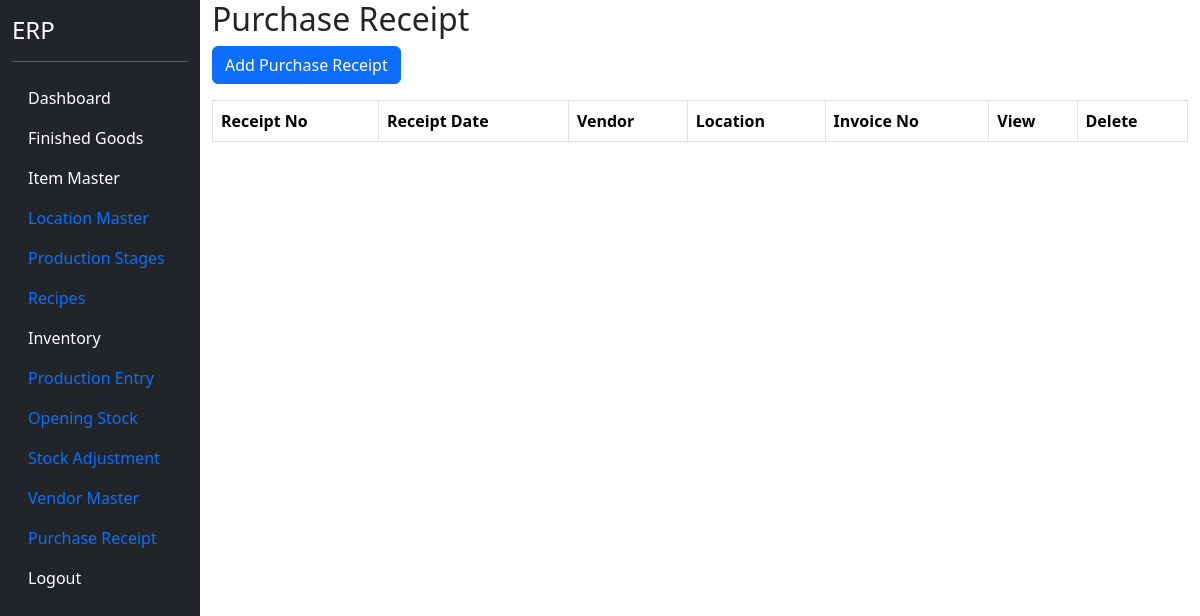
Page /purchase-receipt (signed in) on the earlier database version.
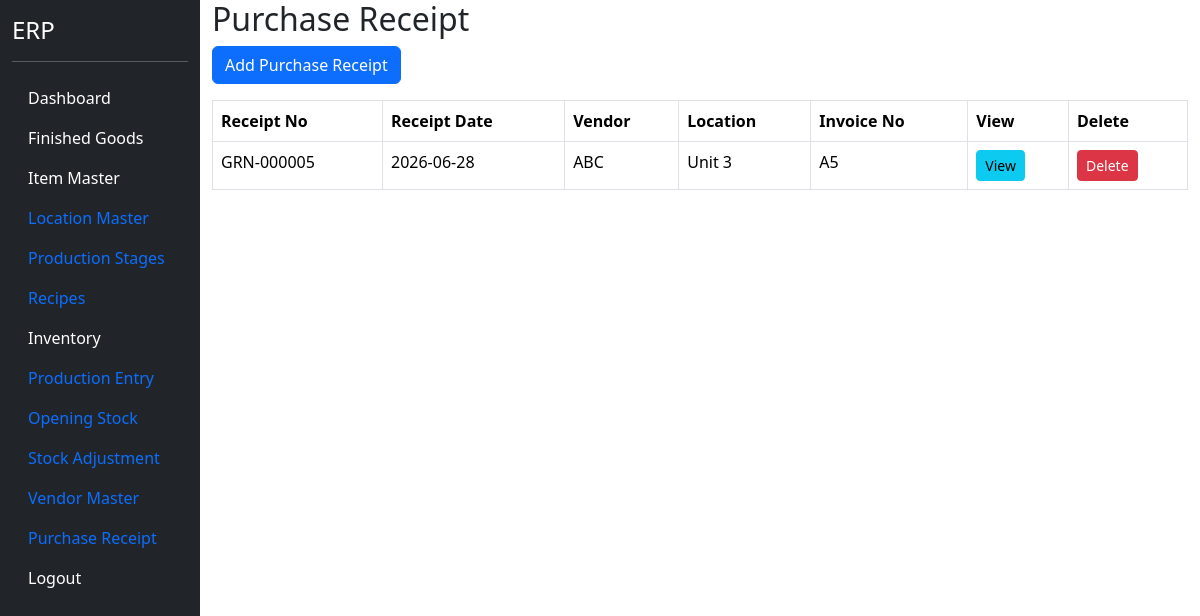
Same page on the later database version.
### models.py (models this page shows)
class PurchaseReceiptHeader(db.Model):
    __tablename__ = "purchase_receipt_header"
    id = db.Column(
        db.Integer,
        primary_key=True
    )
    receipt_date = db.Column(
        db.Date,
        nullable=False
    )
    vendor_id = db.Column(
        db.Integer,
        db.ForeignKey("vendor_master.id"),
        nullable=False
    )
    location_id = db.Column(
        db.Integer,
        db.ForeignKey("location_master.id"),
        nullable=False
    )
    invoice_no = db.Column(
        db.String(100)
    )
    invoice_date = db.Column(
        db.Date
    )
    remarks = db.Column(
        db.String(500)
    )
    vendor = db.relationship(
        "VendorMaster"
    )
    location = db.relationship(
        "LocationMaster"
    )
    basic_amount = db.Column(
    db.Float,
    default=0
    )
    gst_amount = db.Column(
    db.Float,
    default=0
    )
    invoice_amount = db.Column(
    db.Float,
    default=0
    )
    details = db.relationship(
        "PurchaseReceiptDetail",
        backref="receipt",
        cascade="all, delete-orphan"
    )

class VendorMaster(db.Model):
    __tablename__ = "vendor_master"
    id = db.Column(
        db.Integer,
        primary_key=True
    )
    vendor_code = db.Column(
        db.String(20),
        unique=True,
        nullable=True
    )
    vendor_name = db.Column(
        db.String(200),
        nullable=False
    )
    contact_person = db.Column(
        db.String(100)
    )
    mobile = db.Column(
        db.String(20)
    )
    email = db.Column(
        db.String(100)
    )
    gst_no = db.Column(
        db.String(30)
    )
    pan_no = db.Column(
        db.String(20)
    )
    address = db.Column(
        db.String(500)
    )
    city = db.Column(
        db.String(100)
    )
    state = db.Column(
        db.String(100)
    )
    country = db.Column(
        db.String(100),
        default="India"
    )
    pincode = db.Column(
        db.String(20)
    )
    active = db.Column(
        db.Boolean,
        default=True
    )

class LocationMaster(db.Model):
    __tablename__ = "location_master"
    id = db.Column(
        db.Integer,
        primary_key=True
    )
    location_code = db.Column(
        db.String(20),
        unique=True,
        nullable=False
    )
    location_name = db.Column(
        db.String(100),
        nullable=False
    )
    active = db.Column(
        db.Boolean,
        default=True
    )

### blueprints/masters/routes.py (the view)
@masters_bp.route("/purchase-receipt")
@login_required
def purchase_receipt():
    receipt_list = PurchaseReceiptHeader.query.order_by(
        PurchaseReceiptHeader.receipt_date.desc(),
        PurchaseReceiptHeader.id.desc()
    ).all()
    return render_template(
        "purchase_receipt.html",
        receipt_list=receipt_list
    )

### app.py (called while the page is built)
@login_manager.user_loader
def load_user(user_id):
    return User.query.get(int(user_id))

### templates/purchase_receipt.html (shortened to what this page needs)
{% extends "base.html" %}
{% block content %}
<h2>
</h2>
<a
href="/purchase-receipt/add"
class="btn btn-primary mb-3">
Add Purchase Receipt
</a>
<table class="table table-bordered">
<thead>
<tr>
<th>
Receipt No
</th>
<th>
Receipt Date
</th>
<th>
Vendor
</th>
<th>
Location
</th>
<th>
Invoice No
</th>
<th>
View
</th>
<th>
Delete
</th>
</tr>
</thead>
<tbody>
{% for row in receipt_list %}
<tr>
<td>
GRN-{{ "%06d"|format(row.id) }}
</td>
<td>
{{ row.receipt_date }}
</td>
<td>
{{ row.vendor.vendor_name }}
</td>
<td>
{{ row.location.location_name }}
</td>
<td>
{{ row.invoice_no }}
</td>
<td>
<a
href="/purchase-receipt/view/{{ row.id }}"
class="btn btn-info btn-sm">
View
</a>
</td>
<td>
<button
type="button"
class="btn btn-danger btn-sm delete-btn"
data-id="{{ row.id }}">
Delete
</button>
</td>
</tr>
{% endfor %}
</tbody>
</table>
{% endblock %}

Differences in the rows shown:
added PurchaseReceiptHeader: id "000005", receipt_date "2026-06-28", vendor.vendor_name "ABC", location.location_name "Unit 3", invoice_no "A5"
